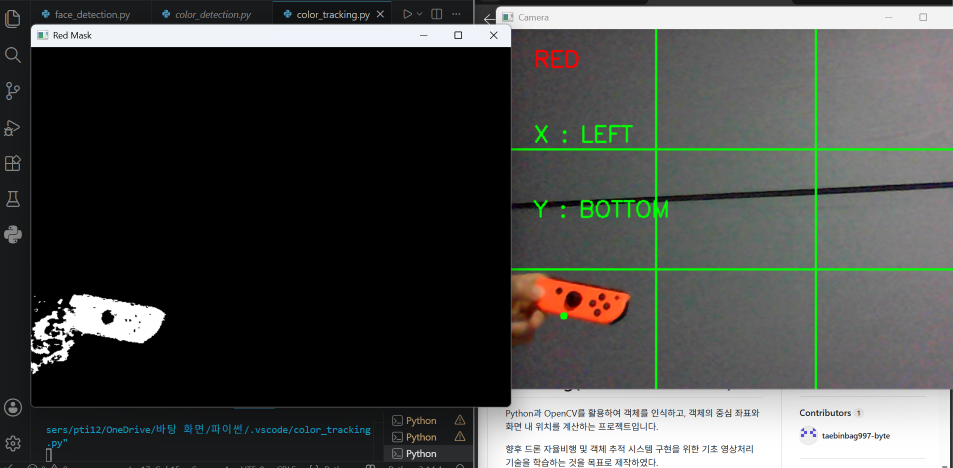
#> input picture 9분할 색상 트래킹 결과.png, 1906 x 936 px, given in place of the camera (shown at 1/2 size)
$ python color_tracking.py
#> lines starting #> are read from the running program, lines starting #| are printed output that depends on the picture; after the words box and inside, x2 and y2 are one past the last pixel; in counts of white or black regions, pixels touching at a corner belong together
import cv2

# test.mp4 영상 불러오기
cap = cv2.VideoCapture(0)

# 영상을 보여줄 창 설정
cv2.namedWindow("Camera", cv2.WINDOW_NORMAL)

def drone_move(command):

    if command == "RIGHT":
        print("드론 오른쪽 이동")

    elif command == "LEFT":
        print("드론 왼쪽 이동")

    elif command == "UP":
        print("드론 위쪽 이동")

    elif command == "DOWN":
        print("드론 아래쪽 이동")

    elif command == "RIGHT + FORWARD":
        print("드론 오른쪽 + 전진")

    elif command == "LEFT + FORWARD":
        print("드론 왼쪽 + 전진")

    elif command == "RIGHT + BACKWARD":
        print("드론 오른쪽 + 후진")

    elif command == "LEFT + BACKWARD":
        print("드론 왼쪽 + 후진")

    elif command == "RIGHT UP":
        print("드론 오른쪽 위 이동")

    elif command == "RIGHT DOWN":
        print("드론 오른쪽 아래 이동")

    elif command == "LEFT UP":
        print("드론 왼쪽 위 이동")

    elif command == "LEFT DOWN":
        print("드론 왼쪽 아래 이동")

    elif command == "UP + FORWARD":
        print("드론 위쪽 + 전진")

    elif command == "DOWN + FORWARD":
        print("드론 아래쪽 + 전진")

    elif command == "UP + BACKWARD":
        print("드론 위쪽 + 후진")

    elif command == "DOWN + BACKWARD":
        print("드론 아래쪽 + 후진")

    elif command == "RIGHT UP + FORWARD":
        print("드론 오른쪽 위 + 전진")

    elif command == "RIGHT DOWN + FORWARD":
        print("드론 오른쪽 아래 + 전진")

    elif command == "LEFT UP + FORWARD":
        print("드론 왼쪽 위 + 전진")

    elif command == "LEFT DOWN + FORWARD":
        print("드론 왼쪽 아래 + 전진")

    elif command == "RIGHT UP + BACKWARD":
        print("드론 오른쪽 위 + 후진")

    elif command == "RIGHT DOWN + BACKWARD":
        print("드론 오른쪽 아래 + 후진")

    elif command == "LEFT UP + BACKWARD":
        print("드론 왼쪽 위 + 후진")

    elif command == "LEFT DOWN + BACKWARD":
        print("드론 왼쪽 아래 + 후진")

    elif command == "FORWARD":
        print("드론 전진")

    elif command == "BACKWARD":
        print("드론 후진")

    elif command == "CENTER":
        print("드론 위치 유지")

    elif command == "STOP":
        print("드론 정지")

previous_final_command = None
previous_distance_direction = None
smooth_center_x = None
smooth_center_y = None


while True:

    # 매 프레임마다 거리 상태 초기화
    distance_direction = "GOOD"

    # 영상에서 한 프레임 읽기
    ret, frame = cap.read()
#> frame is the input picture: shape (936, 1906, 3); mean B, G, R 70.2, 73.1, 71.3

    # 카메라에서 영상을 읽지 못하면 반복문 종료
    if not ret:
        print("카메라 영상을 읽을 수 없습니다.")
        break

    # 현재 영상의 높이와 너비 확인
    # frame의 크기를 알아야 화면을 3×3으로 나눌 수 있음
    height, width, _ = frame.shape
#> height = 936; width = 1906

    # 화면의 정중앙 좌표
    # 객체가 이 위치에 가까워지는지를 판단하기 위해 사용
    screen_center_x = width // 2
#> screen_center_x = 953
    screen_center_y = height // 2
#> screen_center_y = 468

    # 화면을 3등분하기 위한 기준선
    left_line_x = width // 3
#> left_line_x = 635
    right_line_x = (width * 2) // 3
#> right_line_x = 1270

    top_line_y = height // 3
#> top_line_y = 312
    bottom_line_y = (height * 2) // 3
#> bottom_line_y = 624

    # 화면을 3×3으로 나누는 선 그리기
    cv2.line(
        frame,
        (left_line_x, 0),
        (left_line_x, height),
        (0,255,0),
        2
    )

    cv2.line(
        frame,
        (0, top_line_y),
        (width, top_line_y),
        (0,255,0),
        2
    )

    cv2.line(
        frame,
        (right_line_x, 0),
        (right_line_x, height),
        (0,255,0),
        2
    )

    cv2.line(
        frame,
        (0, bottom_line_y),
        (width, bottom_line_y),
        (0,255,0),
        2
    )
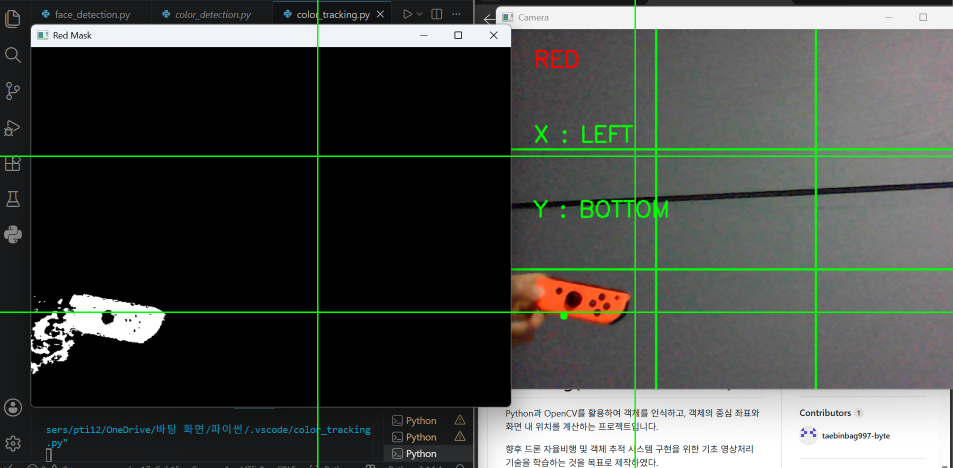
#> frame: shape (936, 1906, 3) (shown at 1/2 size); mean B, G, R 69.7, 74.9, 70.6

    # BGR로 되어 있는 영상을 HSV로 변환
    # 색상을 기준으로 물체를 찾기 위해 사용
    hsv = cv2.cvtColor(frame, cv2.COLOR_BGR2HSV)
#> hsv: shape (936, 1906, 3); mean H, S, V 47.1, 16.3, 77.7

    # 빨간색을 찾기 위한 HSV 범위
    lower_red = (0, 150, 90)
    upper_red = (10, 255, 255)

    # HSV 영상에서 빨간색 영역만 남김
    mask = cv2.inRange(hsv, lower_red, upper_red)
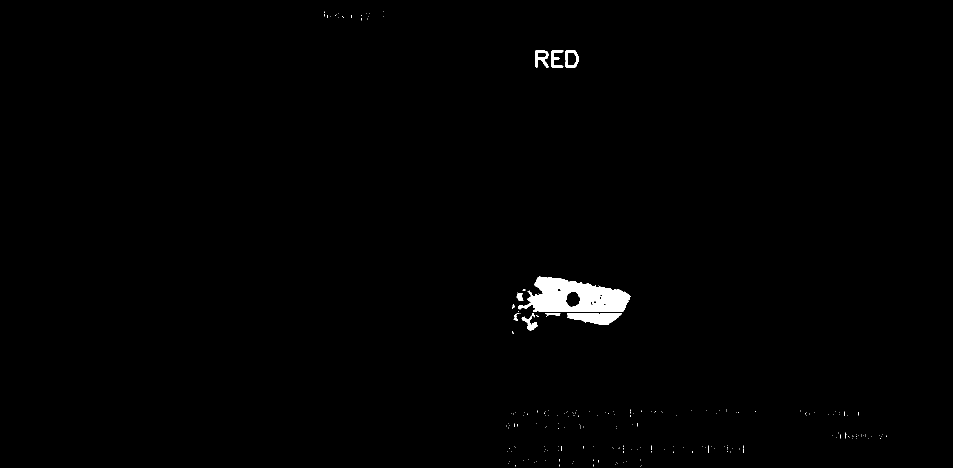
#> mask: shape (936, 1906) (shown at 1/2 size); 0.79% white; 232 white regions (222 under 20 px)

    # 빨간색 영역의 외곽선 찾기
    red_contours, _ = cv2.findContours(
        mask,
        cv2.RETR_EXTERNAL,
        cv2.CHAIN_APPROX_SIMPLE
    )
#> red_contours = 232 contours, 223 with area under 20; largest, box (x1, y1, x2, y2) and area: (1036, 553, 1261, 623) 10229, (1135, 626, 1244, 650) 1679, (1131, 100, 1157, 136) 786, (1071, 100, 1097, 136) 578, (1043, 626, 1075, 661) 327

    move_direction = "STOP"

    # 빨간색 객체가 발견되었는지 확인
    if red_contours:

        # 여러 빨간색 영역 중 가장 큰 영역 선택
        cnt = max(red_contours, key=cv2.contourArea)
#> cnt = contour of 267 points, box (x1, y1, x2, y2) (1036, 553, 1261, 623), area 10229

        # 선택한 객체의 사각형 정보
        x, y, w, h = cv2.boundingRect(cnt)
#> x = 1036; y = 553; w = 225; h = 70

        # 너무 작은 영역은 실제 객체가 아니라고 판단
        if w * h > 3000:

            # 객체의 중심 좌표 계산
            red_center_x = x + w // 2
#> red_center_x = 1148
            red_center_y = y + h // 2
#> red_center_y = 588

            # 중앙점 스무딩
            # 이전 중심 좌표와 현재 중심 좌표를 섞어 객체 중심의 갑작스러운 흔들림을 줄임
            if smooth_center_x is None:
                smooth_center_x = red_center_x
#> smooth_center_x = 1148
                smooth_center_y = red_center_y
#> smooth_center_y = 588
            else:
                alpha = 0.3
                smooth_center_x = int(alpha * red_center_x + (1 - alpha) * smooth_center_x)
                smooth_center_y = int(alpha * red_center_y + (1 - alpha) * smooth_center_y)

            # 화면 중심과 보정된 객체 중심의 차이
            # 객체가 화면 중심보다 왼쪽에 있으면 양수, 오른쪽에 있으면 음수가 됨
            # Y축은 화면 좌표 특성상 객체가 위쪽에 있으면 양수, 아래쪽에 있으면 음수가 됨
            error_x = screen_center_x - smooth_center_x
#> error_x = -195
            error_y = screen_center_y - smooth_center_y
#> error_y = -120

            #카메라 앞에서 물체를 멀리/가까이 움직여보면서 값이 어떻게 변하는지 확인하기 위한 임시 기준값
            red_size = w * h
#> red_size = 15750

            if red_size < 5000:
                distance_direction = "FAR"
            elif red_size > 15000:
                distance_direction = "NEAR"
            else:
                distance_direction = "GOOD"

            if distance_direction != previous_distance_direction:
                print("DISTANCE:", distance_direction)
                previous_distance_direction = distance_direction


            cv2.putText(
                frame,
                f"DISTANCE: {distance_direction}",
                (20, 60),
                cv2.FONT_HERSHEY_SIMPLEX,
                0.6,
                (255, 255, 255),
                2
                )
#> frame: shape (936, 1906, 3); 0.07% of pixels changed, all inside (x1, y1, x2, y2) = (21, 46, 171, 62)

            # 이동 방향 판단
            if error_x > 50 and error_y > 50:
                move_direction = "LEFT UP"

            elif error_x < -50 and error_y > 50:
                move_direction = "RIGHT UP"

            elif error_x > 50 and error_y < -50:
                move_direction = "LEFT DOWN"

            elif error_x < -50 and error_y < -50:
                move_direction = "RIGHT DOWN"

            elif error_x > 82:
                move_direction = "LEFT"

            elif error_x < -83:
                move_direction = "RIGHT"

            elif error_y > 50:
                move_direction = "UP"

            elif error_y < -50:
                move_direction = "DOWN"

            else:
                move_direction = "CENTER"


            # 화면에 X 오차 표시
            cv2.putText(
                frame,
                "ERROR X : " + str(error_x),
                (20,150),
                cv2.FONT_HERSHEY_SIMPLEX,
                0.6,
                (0,255,0),
                2
            )

            # 화면에 Y 오차 표시
            cv2.putText(
                frame,
                "ERROR Y : " + str(error_y),
                (20,190),
                cv2.FONT_HERSHEY_SIMPLEX,
                0.6,
                (0,255,0),
                2
            )

            # 객체 중심 표시
            cv2.circle(
                frame,
                (smooth_center_x, smooth_center_y),
                5,
                (0,255,0),
                -1
            )
#> frame: shape (936, 1906, 3); mean B, G, R 69.7, 75.3, 70.7

            # 스무딩된 객체 중심 좌표를 기준으로 화면의 좌우 영역 구분
            if smooth_center_x < left_line_x:
                x_position = "X : LEFT"
            elif smooth_center_x < right_line_x:
                x_position = "X : CENTER"
            else:
                x_position = "X : RIGHT"

            cv2.putText(
                frame,
                x_position,
                (20,90),
                cv2.FONT_HERSHEY_SIMPLEX,
                0.6,
                (0,255,0),
                2
            )

            # 스무딩된 객체 중심 좌표를 기준으로 화면의 상하 영역 구분
            if smooth_center_y < top_line_y:
                y_position = "Y : UP"
            elif smooth_center_y < bottom_line_y:
                y_position = "Y : CENTER"
            else:
                y_position = "Y : BOTTOM"

            cv2.putText(
                frame,
                y_position,
                (20,120),
                cv2.FONT_HERSHEY_SIMPLEX,
                0.6,
                (0,255,0),
                2
            )
#> frame: shape (936, 1906, 3); mean B, G, R 69.6, 75.4, 70.6
        else:
            # 검출된 영역이 너무 작으면 이전 중앙점 초기화
            smooth_center_x = None
            smooth_center_y = None

    else:
        # 빨간색 객체가 검출되지 않으면 이전 중앙점 초기화
        smooth_center_x = None
        smooth_center_y = None
    # 최종 명령 결정
    final_command = "STOP"

    # 빨간색 객체가 정상적으로 검출되었을 때만 이동 명령 결정
    if move_direction != "STOP":

        if distance_direction == "FAR":

            if move_direction == "CENTER":
                final_command = "FORWARD"

            else:
                final_command = move_direction + " + FORWARD"

        elif distance_direction == "NEAR":

            if move_direction == "CENTER":
                final_command = "BACKWARD"

            else:
                final_command = move_direction + " + BACKWARD"

        else:
            final_command = move_direction

    # 최종 명령이 바뀌었을 때만 출력 및 함수 실행
    if final_command != previous_final_command:
        print("FINAL COMMAND:", final_command)
        drone_move(final_command)
        previous_final_command = final_command

    # 현재 이동 방향을 화면에 표시
    cv2.putText(
        frame,
        move_direction,
        (20,210),
        cv2.FONT_HERSHEY_SIMPLEX,
        0.6,
        (0,255,0),
        2
    )
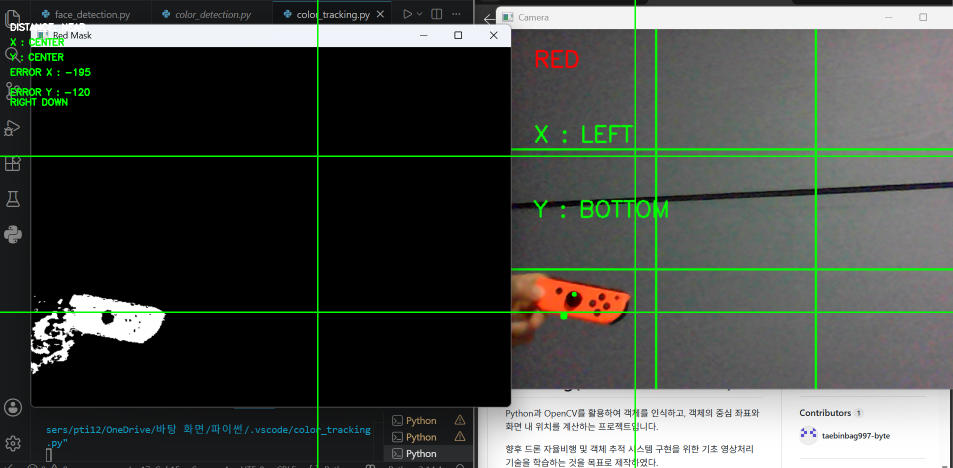
#> frame: shape (936, 1906, 3) (shown at 1/2 size); mean B, G, R 69.6, 75.5, 70.6

    # 빨간색 픽셀 개수 계산
    red_pixels = cv2.countNonZero(mask)
#> red_pixels = 14145

    # 빨간색 영역이 충분히 많으면 RED 표시
    if red_pixels > 5000:
        cv2.putText(
            frame,
            "RED",
            (20,30),
            cv2.FONT_HERSHEY_SIMPLEX,
            0.6,
            (0,0,255),
            2
        )
#> frame: shape (936, 1906, 3); 0.02% of pixels changed, all inside (x1, y1, x2, y2) = (21, 16, 57, 32)

    # 최종적으로 처리된 영상을 화면에 표시
    cv2.imshow("Camera", frame)

    # 빨간색 Mask도 별도의 창으로 표시
    cv2.imshow("Red Mask", mask)

    # ESC 키를 누르면 반복문 종료
    if cv2.waitKey(1) == 27:
#> (key Esc is pressed here)
        break

# 영상 사용 종료
cap.release()

# OpenCV 창 닫기
cv2.destroyAllWindows()

$ run again, on 카메라 인식 이동 방향.png
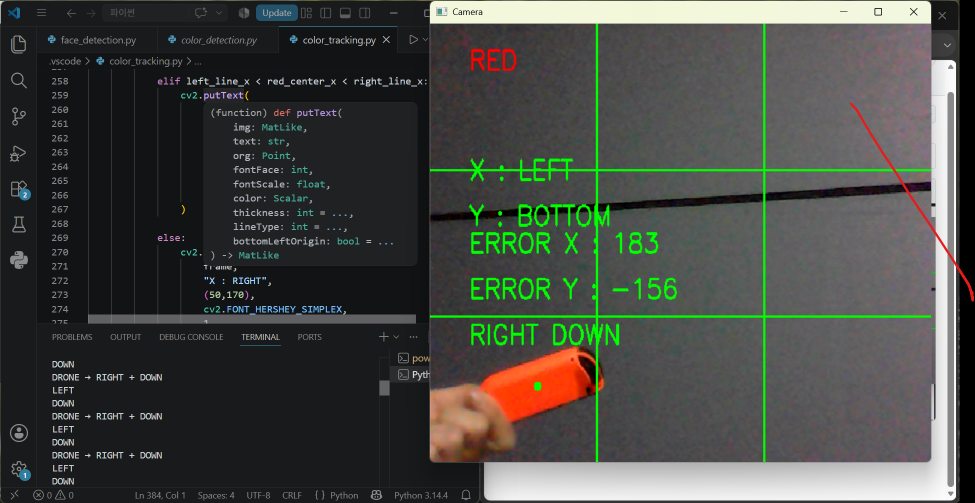
#> input picture 카메라 인식 이동 방향.png, 1949 x 1006 px, given in place of the camera (shown at 1/2 size)
#> frame is the input picture: shape (1006, 1949, 3); mean B, G, R 66.6, 71.8, 69.8
#> hsv: shape (1006, 1949, 3); mean H, S, V 87.7, 30.2, 78.6
#> `mask = cv2.inRange(hsv, lower_red, upper_red)`:
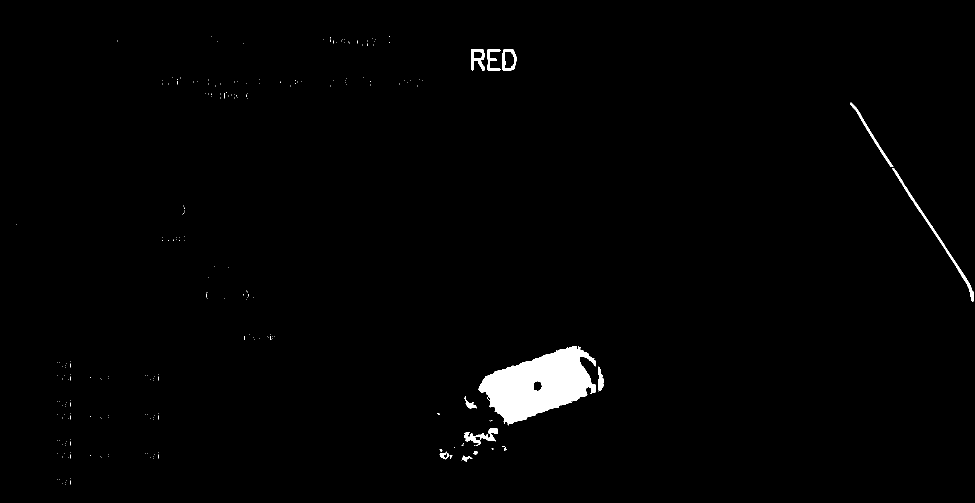
#> mask: shape (1006, 1949) (shown at 1/2 size); 1.4% white; 249 white regions (235 under 20 px)
#> red_contours = 249 contours, 237 with area under 20; largest, box (x1, y1, x2, y2) and area: (957, 692, 1191, 851) 20921, (1784, 337, 1948, 603) 1150, (1005, 98, 1033, 142) 1033, (928, 856, 996, 891) 759, (942, 98, 970, 142) 747
#> cnt = contour of 425 points, box (x1, y1, x2, y2) (957, 692, 1191, 851), area 20921
#> x = 957; y = 692; w = 234; h = 159
#> red_center_x = 1074
#> red_center_y = 771
#> smooth_center_x = 1074
#> smooth_center_y = 771
#> error_x = -100
#> error_y = -268
#> red_size = 37206
#> `cv2.putText( frame, move_direction, (20,210), cv2.FONT_HERSHEY_SIMPLEX..`:
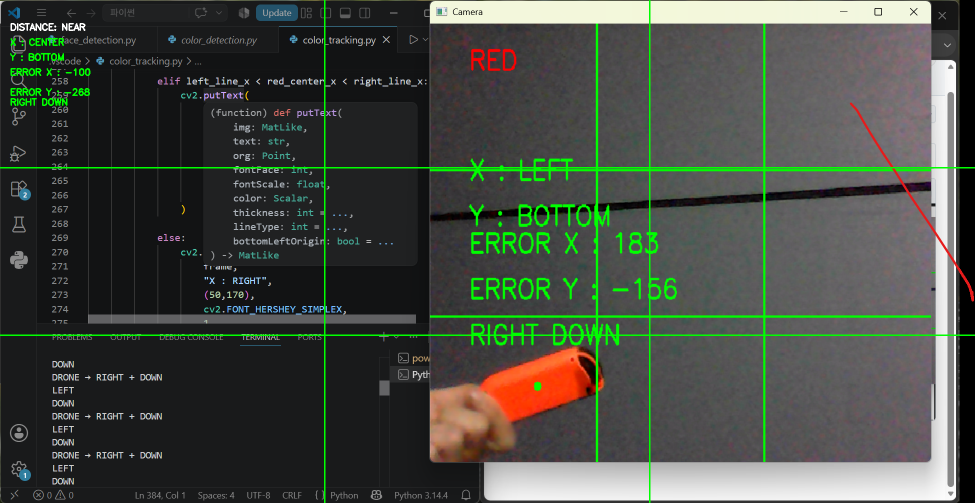
#> frame: shape (1006, 1949, 3) (shown at 1/2 size); mean B, G, R 66.1, 74.1, 69.4
#> red_pixels = 27015
